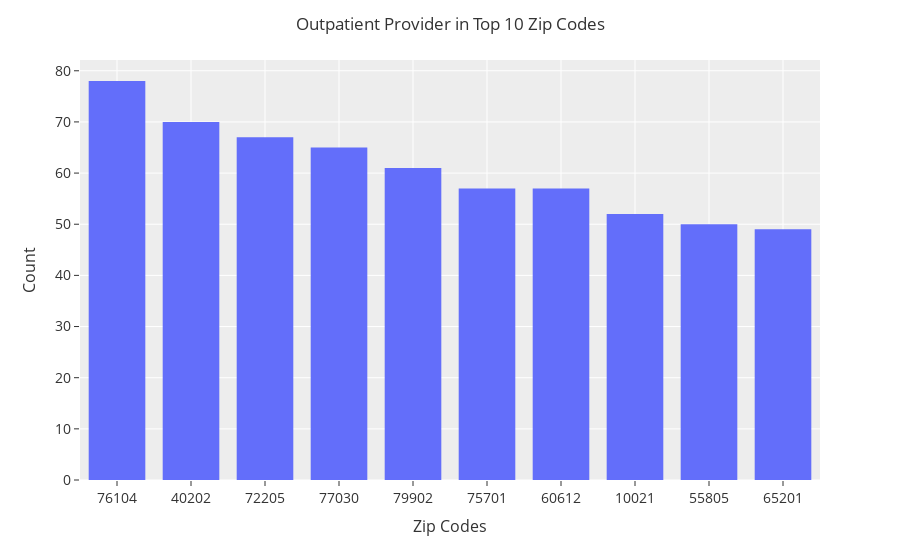

Source (notebook cell):
### Code cell
# Outpatient by Zip Code
zipcode_count  =outpatient_df['Provider Zip Code'].value_counts()
zipcode_count = zipcode_count[:10,]
fig = px.histogram(x = zipcode_count.index, y = zipcode_count.values)
fig.update_layout(
    title='Outpatient Provider in Top 10 Zip Codes',
    template='ggplot2',
    xaxis=dict(
        title='Zip Codes',
        titlefont_size=16,
        tickfont_size=14,
    ),
    yaxis=dict(
        title='Count',
        titlefont_size=16,
        tickfont_size=14,
    ),
    legend=dict(
        x=0,
        y=1.0,
    ),
    barmode='group',
    bargap=0.15,
    bargroupgap=0.1 
)
fig.layout.xaxis.type = 'category'
fig.show()

### Figure 1 — Plotly figure (JSON) as saved in the notebook; plotly's stock layout.template omitted (floating-point values rounded to 4 significant figures)
{"data": [{"alignmentgroup": "True", "bingroup": "x", "histfunc": "sum", "hovertemplate": "x=%{x}<br>sum of y=%{y}<extra></extra>", "legendgroup": "", "marker": {"color": "#636efa", "pattern": {"shape": ""}}, "name": "", "offsetgroup": "", "orientation": "v", "showlegend": false, "type": "histogram", "x": [76104, 40202, 72205, 77030, 79902, 75701, 60612, 10021, 55805, 65201], "xaxis": "x", "y": [78, 70, 67, 65, 61, 57, 57, 52, 50, 49], "yaxis": "y"}], "layout": {"bargap": 0.15, "bargroupgap": 0.1, "barmode": "group", "legend": {"tracegroupgap": 0, "x": 0, "y": 1}, "margin": {"t": 60}, "title": {"text": "Outpatient Provider in Top 10 Zip Codes"}, "xaxis": {"anchor": "y", "domain": [0, 1], "tickfont": {"size": 14}, "title": {"font": {"size": 16}, "text": "Zip Codes"}, "type": "category"}, "yaxis": {"anchor": "x", "domain": [0, 1], "tickfont": {"size": 14}, "title": {"font": {"size": 16}, "text": "Count"}}}}
